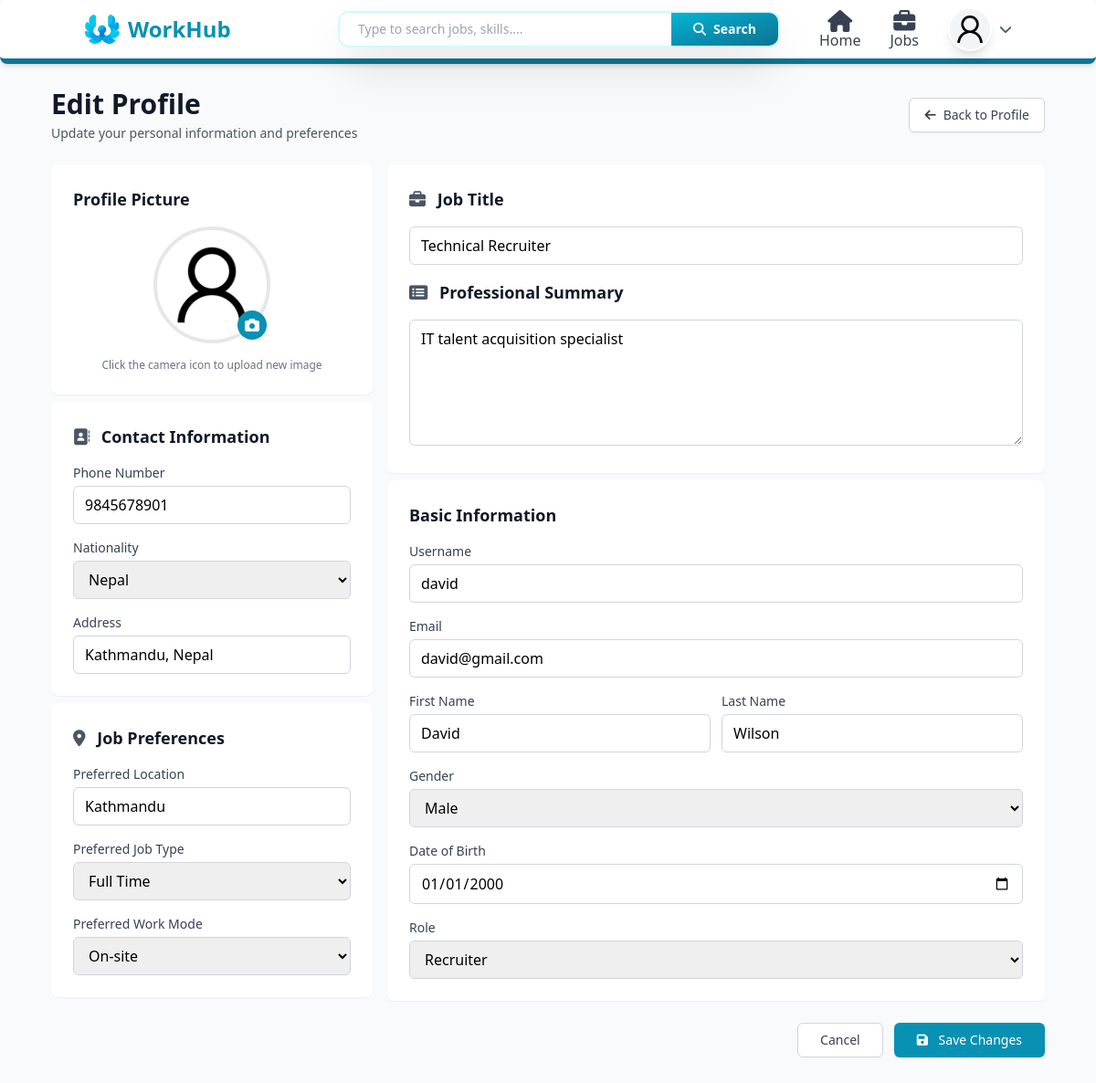
The app's page /user/profile/edit/ (signed in) with its own data.
### users/models.py (models this page shows, shortened)
class Profile(models.Model):
    def generateImagePath(instance, filename):
        return f"users/{instance.user.username}/{filename}"
    class RoleOptions(models.TextChoices):
        Admin = "Admin", "Admin"
        JobSeeker = "Job Seeker", "Job Seeker"
        Recruiter = "Recruiter", "Recruiter"
    class GenderOptions(models.TextChoices):
        Male = "Male", "Male"
        Female = "Female", "Female"
        Others = "Others", "Others"
    class JobTypeOptions(models.TextChoices):
        FullTime = "Full Time", "Full Time"
        PartTime = "Part Time", "Part Time"
        Contract = "Contract", "Contract"
        Intern = "Internship", "Internship"
    class WorkModeOptions(models.TextChoices):
        OnSite = "On-site", "On-site"
        Remote = "Remote", "Remote"
        Hybrid = "Hybrid", "Hybrid"
    user = models.OneToOneField(User, on_delete=models.CASCADE)
    position = models.CharField(max_length=100, blank=True)
    summary = models.TextField(blank=True)
    address = models.CharField(max_length=50)
    phone = models.CharField( max_length=10)
    nationality = models.CharField( max_length=15, default="Nepal")
    gender = models.CharField( choices=GenderOptions, default=GenderOptions.Male, max_length=6 )
    profile_image = models.ImageField( blank=True, null=True, upload_to=generateImagePath, default="users/default_user.png" )
    dob = models.DateField(blank=True, null=True)
    role = models.CharField(max_length=10, choices=RoleOptions, default=RoleOptions.JobSeeker)
    skills = models.ManyToManyField(Skill, blank=True, related_name="profiles")
    preferred_location = models.CharField(max_length=100, blank=True)
    preferred_job_type = models.CharField(max_length=50, choices=JobTypeOptions, blank=True)
    preferred_work_mode = models.CharField(max_length=20, choices=WorkModeOptions, blank=True)
    created_at = models.DateTimeField(auto_now_add=True)
    search_vector = models.TextField(blank=True, null=True)
    def completion_percentage(self):
        checks = [
            bool(self.position),
            bool(self.summary),
            bool(self.address),
            bool(self.phone),
            bool(self.dob),
            bool(self.profile_image),
            self.skills.exists(),
            self.educations.exists(),
            self.experiences.exists(),
            self.projects.exists(),
            bool(self.preferred_location),
            bool(self.preferred_job_type),
            bool(self.preferred_work_mode),
        ]
        completed = sum(checks)
        total = len(checks)
        return int((completed / total) * 100)

### users/views.py (the view)
# urls.py: path("profile/edit/", profile_update, name="profile-update"),
@login_required(login_url="/user/login")
def profile_update(request):
    user = request.user
    profile = user.profile
    if request.method == "POST":
        profile_form = ProfileForm(request.POST, request.FILES, instance=profile)
        user_form = UserUpdateForm(request.POST, request.FILES, instance=user)
        if profile_form.is_valid() and user_form.is_valid():
            profile = profile_form.save(commit=False)
            user = user_form.save(commit=False)
            user.save()
            profile.user = user
            profile.save()
            messages.success(request, "Profile updated successfully.")
            return redirect("profile")
        else:
            return render( request,"pages/users/profile_update.html", {"profile_form": profile_form, "user_form": user_form,"profile": profile})
    else:
        profile_form = ProfileForm(instance=profile)
        user_form = UserUpdateForm(instance=user)
        return render( request, "pages/users/profile_update.html", { "profile_form": profile_form, "user_form": user_form, "profile": profile })

### templates/pages/users/profile_update.html (shortened to what this page needs)
{% extends 'layouts/main.html' %}
{% block content %}
{% with error_classes='text-sm text-red-500' %}
<div class="min-h-screen bg-gray-50 py-8">
  <div class="max-w-6xl mx-auto px-4 sm:px-6 lg:px-8">
    <div class="mb-6">
      <div class="flex items-center justify-between">
        <div>
          <h1 class="text-3xl font-bold text-gray-900">Edit Profile</h1>
          <p class="mt-1 text-sm text-gray-600">Update your personal information and preferences</p>
        </div>
        <a href="{% url 'profile' %}"
          class="inline-flex items-center px-4 py-2 border border-gray-300 rounded-md shadow-sm text-sm font-medium text-gray-700 bg-white hover:bg-gray-50">
          <i class="fas fa-arrow-left mr-2"></i>
          Back to Profile
        </a>
      </div>
    </div>
    <form method="POST" enctype="multipart/form-data">
      <div class="grid grid-cols-1 lg:grid-cols-3 gap-4">
        <div class="col-span-1 space-y-2">
          <div class="bg-white rounded-lg shadow-sm p-6">
            <h2 class="text-lg font-semibold text-gray-900 mb-4">Profile Picture</h2>
            <div class="flex flex-col items-center">
              <div class="relative mb-4 profile_image-container">
                <img id="profilePreview" src="{{ profile.profile_image.url }}" alt="Profile" class="w-32 h-32 rounded-full border-4 border-gray-200 object-cover" />
                <label for="id_profile_image"
                  class="absolute bottom-1 right-1 bg-cyan-600 text-white rounded-full py-1 px-2 cursor-pointer hover:bg-cyan-700 transition"><i
                    class="fas fa-camera"></i></label>
              </div>
              <p class="text-xs text-gray-500 text-center">Click the camera icon to upload new image</p>
            </div>
          </div>
          <div class="bg-white rounded-lg shadow-sm p-6">
            <h2 class="text-lg font-semibold text-gray-900 mb-4"><i class="fas fa-address-book mr-2 text-gray-600"></i> Contact Information</h2>
            <div>
              <label for="id_phone" class="block text-sm font-medium text-gray-700 mb-1">Phone Number</label>
              <input type="tel" name="phone" id="id_phone" value="{{ profile.phone }}" maxlength="10"
                class="w-full px-3 py-2 border border-gray-300 rounded-md focus:outline-none focus:ring-2 focus:ring-cyan-500 focus:border-transparent" />
            </div>
            {% include 'components/select_countries.html' with input_id='id_nationality' input_name="nationality" default_value=profile.nationality %}
            <div class="mt-4">
              <label for="id_address" class="block text-sm font-medium text-gray-700 mb-1">Address</label>
              <input type="text" name="address" id="id_address" value="{{ profile.address }}"
                class="w-full px-3 py-2 border border-gray-300 rounded-md focus:outline-none focus:ring-2 focus:ring-cyan-500 focus:border-transparent" />
            </div>
          </div>
          <div class="bg-white rounded-lg shadow-sm p-6" id="jobPreferences">
            <h2 class="text-lg font-semibold text-gray-900 mb-4">
              <i class="fas fa-map-marker-alt mr-2 text-gray-600"></i>
              Job Preferences
            </h2>
            <div>
              <label for="id_preferred_location" class="block text-sm font-medium text-gray-700 mb-1">Preferred
                Location</label>
              <input type="text" name="preferred_location" id="id_preferred_location"
                value="{{ profile.preferred_location }}"
                class="w-full px-3 py-2 border border-gray-300 rounded-md focus:outline-none focus:ring-2 focus:ring-cyan-500 focus:border-transparent"
                placeholder="e.g., Kathmandu, Remote" />
            </div>
            <div class="mt-4">
              <label for="id_preferred_job_type" class="block text-sm font-medium text-gray-700 mb-1">Preferred Job
                Type</label>
              <select name="preferred_job_type" id="id_preferred_job_type"
                class="w-full px-3 py-2 border border-gray-300 rounded-md focus:outline-none focus:ring-2 focus:ring-cyan-500 focus:border-transparent">
                <option value="Full Time" {% if profile.preferred_job_type == "Full Time" %}selected{% endif %}>Full Time</option>
              </select>
            </div>
            <div class="mt-4">
              <label for="id_preferred_work_mode" class="block text-sm font-medium text-gray-700 mb-1">Preferred Work
                Mode</label>
              <select name="preferred_work_mode" id="id_preferred_work_mode"
                class="w-full px-3 py-2 border border-gray-300 rounded-md focus:outline-none focus:ring-2 focus:ring-cyan-500 focus:border-transparent">
                <option value="On-site" {% if profile.preferred_work_mode == "On-site" %}selected{% endif %}>On-site</option>
              </select>
            </div>
          </div>
        </div>
        <div class="col-span-1 lg:col-span-2 space-y-2">
          <div class="bg-white rounded-lg shadow-sm p-6">
            <h2 class="text-lg font-semibold text-gray-900 mb-4"><i class="fa fa-briefcase mr-2 text-gray-600"></i>
              Job Title</h2>
            <input type="text" name="position" id="id_position" value="{{ profile.position }}"
              class="w-full px-3 py-2 border border-gray-300 rounded-md focus:outline-none focus:ring-2 focus:ring-cyan-500 focus:border-transparent" />
            <h2 class="text-lg font-semibold text-gray-900 my-4"><i class="fa fa-list-alt mr-2 text-gray-600"></i>
              Professional Summary </h2>
            <textarea name="summary" id="id_summary" rows="5"
              class="w-full px-3 py-2 border border-gray-300 rounded-md focus:outline-none focus:ring-2 focus:ring-cyan-500 focus:border-transparent"
              placeholder="Tell us about yourself, your experience, and what you're looking for...">{{ profile.summary }}</textarea>
          </div>
          <div class="bg-white rounded-lg shadow-sm p-6">
            <h2 class="text-lg font-semibold text-gray-900 mb-4">Basic Information</h2>
            <div class="space-y-4">
              <div>
                <label for="id_username" class="block text-sm font-medium text-gray-700 mb-1">Username</label>
                <input type="text" name="username" id="id_username" value="{{ user.username }}"
                  class="w-full px-3 py-2 border border-gray-300 rounded-md focus:outline-none focus:ring-2 focus:ring-cyan-500 focus:border-transparent" />
              </div>
              <div>
                <label for="id_email" class="block text-sm font-medium text-gray-700 mb-1">Email</label>
                <input type="email" name="email" id="id_email" value="{{ user.email }}"
                  class="w-full px-3 py-2 border border-gray-300 rounded-md focus:outline-none focus:ring-2 focus:ring-cyan-500 focus:border-transparent" />
              </div>
              <div class="grid grid-cols-2 gap-3">
                <div>
                  <label for="id_first_name" class="block text-sm font-medium text-gray-700 mb-1">First Name</label>
                  <input type="text" name="first_name" id="id_first_name" value="{{ user.first_name }}"
                    class="w-full px-3 py-2 border border-gray-300 rounded-md focus:outline-none focus:ring-2 focus:ring-cyan-500 focus:border-transparent" />
                </div>
                <div>
                  <label for="id_last_name" class="block text-sm font-medium text-gray-700 mb-1">Last Name</label>
                  <input type="text" name="last_name" id="id_last_name" value="{{ user.last_name }}"
                    class="w-full px-3 py-2 border border-gray-300 rounded-md focus:outline-none focus:ring-2 focus:ring-cyan-500 focus:border-transparent" />
                </div>
              </div>
              <div>
                <label for="id_gender" class="block text-sm font-medium text-gray-700 mb-1">Gender</label>
                <select name="gender" id="id_gender"
                  class="w-full px-3 py-2 border border-gray-300 rounded-md focus:outline-none focus:ring-2 focus:ring-cyan-500 focus:border-transparent">
                  <option value="Male" {% if profile.gender == "Male" %}selected{% endif %}>Male</option>
                </select>
              </div>
              <div>
                <label for="id_dob" class="block text-sm font-medium text-gray-700 mb-1">Date of Birth</label>
                <input type="date" name="dob" id="id_dob" value="{{ profile.dob|date:'Y-m-d' }}"
                  class="w-full px-3 py-2 border border-gray-300 rounded-md focus:outline-none focus:ring-2 focus:ring-cyan-500 focus:border-transparent" />
              </div>
              <div>
                <label for="id_role" class="block text-sm font-medium text-gray-700 mb-1">Role</label>
                <select name="role" id="id_role"
                  class="w-full px-3 py-2 border border-gray-300 rounded-md focus:outline-none focus:ring-2 focus:ring-cyan-500 focus:border-transparent">
                  <option value="Recruiter" {% if profile.role == "Recruiter" %}selected{% endif %}>Recruiter</option>
                </select>
              </div>
            </div>
          </div>
        </div>
      </div>
      <div class="mt-6 flex justify-end gap-3">
        <a href="{% url 'profile' %}"
          class="px-6 py-2 border border-gray-300 rounded-md text-sm font-medium text-gray-700 bg-white hover:bg-gray-50 focus:outline-none focus:ring-2 focus:ring-offset-2 focus:ring-cyan-500">Cancel</a>
        <button type="submit"
          class="px-6 py-2 border border-transparent rounded-md shadow-sm text-sm font-medium text-white bg-cyan-600 hover:bg-cyan-700 focus:outline-none focus:ring-2 focus:ring-offset-2 focus:ring-cyan-500">
          <i class="fas fa-save mr-2"></i>
          Save Changes
        </button>
      </div>
    </form>
  </div>
</div>
{% endwith %}
{% endblock %}

### templates/layouts/main.html (shortened to what this page needs)
<!DOCTYPE html>
<html lang="en">
  <head>
    <script src="https://cdn.tailwindcss.com"></script>
    <link rel="stylesheet" href="https://cdnjs.cloudflare.com/ajax/libs/font-awesome/6.5.0/css/all.min.css" />
  </head>
  <body class="bg-gray-50">
    <nav class="fixed w-full z-50 bg-white shadow-md border-b-[6px] border-cyan-700 rounded-lg no-print">
      <div class="mx-auto px-4 sm:px-6 lg:px-8 ml-[5%] mr-[5%]">
        <div class="grid grid-cols-8 space-x-6 items-center h-16">
          <a href="/" class="flex items-center gap-2 col-span-2">
            <img class="h-10 w-10" src="/media/system_image/logo1.png" alt="Logo" />
            <h1 class="hidden md:block text-2xl font-bold text-cyan-600">WorkHub</h1>
          </a>
          <div class="col-span-4 relative">
            {% if request.path != "/" %}
              {% include 'components/search_bar.html' %}
            {% endif %}
          </div>
          {% if request.user.is_authenticated %}
            <div class="hidden md:flex items-center space-x-8 ms-auto relative col-span-2">
              <a href="/dashboard" class="ml-auto mt-auto flex flex-col space-y-2 items-center text-gray-700 hover:text-cyan-600 transition duration-300">
                <i class="fa fa-xl fa-home"></i>
                <span class="">Home</span>
              </a>
              <a href="/jobs" class="mt-auto flex flex-col space-y-2 items-center text-gray-700 hover:text-cyan-600 transition duration-300">
                <i class="fa-solid fa-xl fa-briefcase"></i>
                <span class="">Jobs</span>
              </a>
              <div class="" id="profileDropdown">
                <button type="button" onclick="toggleDropdown()" class="flex items-center gap-2 focus:outline-none">
                  <img src="{{ request.user.profile.profile_image.url }}" alt="{{ user.username }}" class="w-12 h-12 rounded-full bg-gray-100 border-2 border-white shadow-lg object-cover hover:border-cyan-600 hover:scale-[1.05] transition duration-300 cursor-pointer" />
                  <i id="dropdownArrow" class="fas fa-chevron-down text-gray-600 text-sm transition-transform duration-300"></i>
                </button>
              </div>
            </div>
          {% endif %}
        </div>
      </div>
    </nav>
    <div class="flex flex-col pt-16 pb-4 min-h-[80vh]">
      {% block content %}
      {% endblock %}
    </div>
  </body>
</html>

### templates/components/select_countries.html (shortened to what this page needs)
<div class="mt-4">
  <label for="{{input_id}}" class="block text-sm font-medium text-gray-700 mb-1">Nationality</label>
  <select name="{{input_name}}" id="{{input_id}}" class="w-full px-3 py-2 border border-gray-300 rounded-md focus:outline-none focus:ring-2 focus:ring-cyan-500 focus:border-transparent">
    <option value="{{  default_value }}">{{ default_value }}</option>
  </select>
</div>

### records on screen
Profile: profile_image (placeholder picture), phone "9845678901", nationality "Nepal", address "Kathmandu, Nepal", preferred_location "Kathmandu", preferred_job_type "Full Time", preferred_work_mode "On-site", position "Technical Recruiter", summary "IT talent acquisition specialist", gender "Male", dob "01/01/2000", role "Recruiter"
